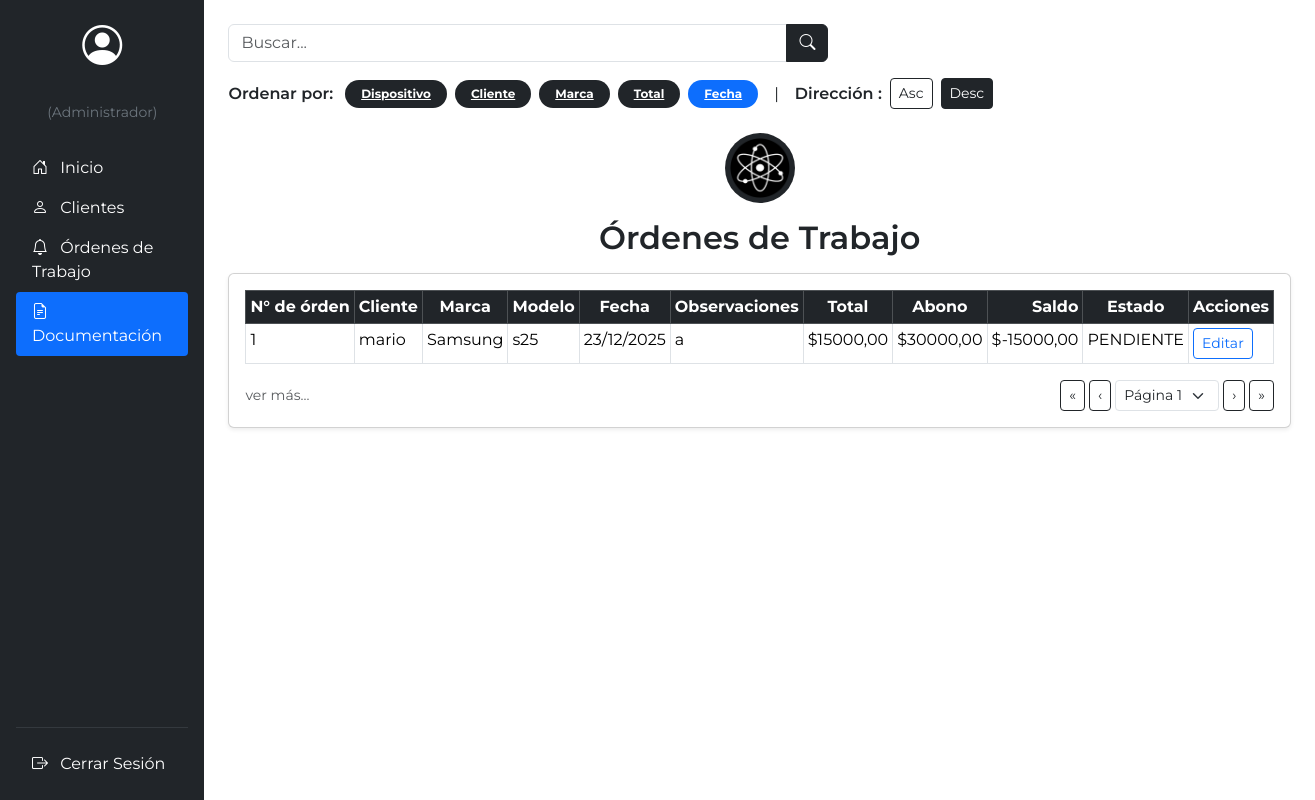
Page /documentacion/ on the committed database.
### mainApp/models.py (models this page shows, shortened)
class Orden_de_Trabajo(models.Model):
    numero_control = models.AutoField(primary_key=True)
    cliente = models.ForeignKey(Cliente, on_delete=models.PROTECT)
    usuario = models.ForeignKey('auth.User', on_delete=models.CASCADE)
    estado = models.ForeignKey(Estado, on_delete=models.CASCADE)
    modelo = models.ForeignKey(Modelo, on_delete=models.CASCADE)
    marca = models.ForeignKey(Marca, on_delete=models.CASCADE)
    total_pagar = models.DecimalField(max_digits=10, decimal_places=2)
    abono = models.DecimalField(max_digits=10, decimal_places=2, null=True, blank=True)
    fecha = models.DateField(default=timezone.now)
    observaciones = models.CharField(max_length=200, null=True, blank=True)
    @property
    def saldo(self):
        return self.total_pagar - (self.abono or 0)
    class Meta:
        ordering = ['-fecha']
        verbose_name = "Orden de Trabajo"
        verbose_name_plural = "Órdenes de Trabajo"

class Cliente(models.Model):
    nombre = models.CharField(max_length=100)
    rut = models.CharField(max_length=12, unique=True)
    telefono = models.CharField(max_length=20, unique=True)
    correo = models.EmailField(unique=True)
    class Meta:
        verbose_name = "Cliente"
        verbose_name_plural = "Clientes"

class Marca(models.Model):
    nombre_marca = models.CharField(max_length=20)
    img_marca = models.ImageField(upload_to="marcas", blank=True, null=True)
    def imagen_preview(self):
        if self.img_marca:
            return mark_safe(f'<img src="{self.img_marca.url}" width="80" height="auto" />')
        return "Sin imagen"
    imagen_preview.short_description = "Logo"
    class Meta:
        verbose_name = "Marca"
        verbose_name_plural = "Marcas"

class Modelo(models.Model):
    nombre_modelo = models.CharField(max_length=20, blank=False)
    class Meta:
        verbose_name = "Modelo"
        verbose_name_plural = "Modelos"

class Estado(models.Model):
    Estados = [
        ('PENDIENTE', 'Pendiente'),
        ('FINALIZADO', 'Finalizado'),
    ]
    tipo_estado = models.CharField(max_length=30, choices=Estados, default='PENDIENTE')
    class Meta:
        verbose_name = "Estado"
        verbose_name_plural = "Estados"

### mainApp/views.py (the view)
# urls.py: path('documentacion/', views.ordenes_historial, name='documentacion'),
def ordenes_historial(request):
    query = request.GET.get("q", "").strip()
    order = request.GET.get("order", "fecha")
    sort = request.GET.get("sort", "desc")
    ordenes = Orden_de_Trabajo.objects.all()
    if query:
        ordenes = ordenes.filter(
            Q(cliente__nombre__icontains=query) |
            Q(marca__nombre_marca__icontains=query) |
            Q(modelo__nombre_modelo__icontains=query)
        )
    mapping = {
        "numero": "numero_control",          # <-- NUEVO: para N° de órden
        "device": "numero_control",          # <-- NUEVO: si usas ?order=device en los chips
        "cliente": "cliente__nombre",
        "marca": "marca__nombre_marca",
        "total": "total_pagar",
        "fecha": "fecha",
    }
    campo = mapping.get(order, "fecha")
    if sort == "asc":
        ordenes = ordenes.order_by(campo)
    else:
        ordenes = ordenes.order_by("-" + campo)
    return render(request, "documentacion.html", {
        "ordenes": ordenes,
        "query": query,
        "order": order,
        "sort": sort,
    })

### templates/documentacion.html (shortened to what this page needs)
{% load static %}
<!DOCTYPE html>
<html lang="es">
<head>
    <link href="https://cdn.jsdelivr.net/npm/bootstrap@5.3.3/dist/css/bootstrap.min.css" rel="stylesheet">
    <link rel="stylesheet" href="https://cdn.jsdelivr.net/npm/bootstrap-icons@1.11.3/font/bootstrap-icons.css">
</head>
<body class="d-flex" style="min-height: 100vh; font-family: 'Montserrat', sans-serif;">
    <nav class="bg-dark text-white p-3 d-flex flex-column" style="width: 240px; min-height: 100vh;">
        <div class="text-center mb-4">
            <i class="bi bi-person-circle fs-1 mb-1"></i>
        <p class="mb-0">
            {{ request.user.username }}<br>
            <small class="text-secondary">
                {% if es_tecnico %}(Técnico){% else %}(Administrador){% endif %}
            </small>
        </p>
        </div>
        <ul class="nav nav-pills flex-column mb-auto">
            <li class="nav-item">
                <a href="{% url 'inicio' %}" class="nav-link text-white rounded-1">
                    <i class="bi bi-house-door me-2"></i> Inicio
                </a>
            </li>
            <li class="nav-item">
                <a href="{% url 'clientes' %}" class="nav-link text-white rounded-1">
                    <i class="bi bi-person me-2"></i> Clientes
                </a>
            </li>
            <li class="nav-item">
                <a href="{% url 'ordenes_trabajo' %}" class="nav-link text-white rounded-1">
                    <i class="bi bi-bell me-2"></i> Órdenes de Trabajo
                </a>
            </li>
            <li class="nav-item">
                <a href="{% url 'documentacion' %}" class="nav-link active rounded-1" aria-current="page">
                    <i class="bi bi-file-earmark-text me-2"></i> Documentación
                </a>
            </li>
        </ul>
        <hr class="border-secondary my-3">
        <ul class="nav nav-pills flex-column">
            <li class="nav-item">
                <a href="{% url 'login' %}" class="nav-link text-white rounded-1">
                    <i class="bi bi-box-arrow-right me-2"></i> Cerrar Sesión
                </a>
            </li>
        </ul>
    </nav>
    <main class="flex-grow-1 p-4">
        <section class="mb-4">
            <div class="mb-3" style="max-width: 600px;">
                <form method="GET" class="input-group">
                    <input
                        type="text"
                        class="form-control"
                        placeholder="Buscar..."
                        aria-label="Buscador"
                        name="q"
                        value="{{ q|default:'' }}"
                    >
                    <button class="btn btn-dark" type="submit">
                        <i class="bi bi-search"></i>
                    </button>
                </form>
            </div>
            <div class="d-flex flex-wrap align-items-center gap-2">
                <span class="fw-semibold me-1">Ordenar por:</span>
                <a href="?order=device&sort={{ sort|default:'desc' }}"
                class="badge rounded-pill px-3 py-2 {% if order == 'device' %}text-bg-primary{% else %}text-bg-dark{% endif %}">
                    Dispositivo
                </a>
                <a href="?order=cliente&sort={{ sort|default:'desc' }}"
                class="badge rounded-pill px-3 py-2 {% if order == 'cliente' %}text-bg-primary{% else %}text-bg-dark{% endif %}">
                    Cliente
                </a>
                <a href="?order=marca&sort={{ sort|default:'desc' }}"
                class="badge rounded-pill px-3 py-2 {% if order == 'marca' %}text-bg-primary{% else %}text-bg-dark{% endif %}">
                    Marca
                </a>
                <a href="?order=total&sort={{ sort|default:'desc' }}"
                class="badge rounded-pill px-3 py-2 {% if order == 'total' %}text-bg-primary{% else %}text-bg-dark{% endif %}">
                    Total
                </a>
                <a href="?order=fecha&sort={{ sort|default:'desc' }}"
                class="badge rounded-pill px-3 py-2 {% if order == 'fecha' or not order %}text-bg-primary{% else %}text-bg-dark{% endif %}">
                    Fecha
                </a>
                <span class="mx-2">|</span>
                <span class="fw-semibold">Dirección :</span>
                <a href="?order={{ order|default:'fecha' }}&sort=asc"
                class="btn btn-outline-dark btn-sm {% if sort == 'asc' %}active{% endif %}">
                    Asc
                </a>
                <a href="?order={{ order|default:'fecha' }}&sort=desc"
                class="btn btn-outline-dark btn-sm {% if sort == 'desc' or not sort %}active{% endif %}">
                    Desc
                </a>
            </div>
        </section>
        <section class="row g-4 align-items-start">
            <div class="col-12">
                <div class="text-center mb-3">
                    <div class="d-inline-flex align-items-center flex-column mb-2">
                        <div class="rounded-circle bg-dark d-flex align-items-center justify-content-center"
                                style="width: 70px; height: 70px; overflow: hidden;">
                            <img src="{% static 'images/Logo_ATOM.png' %}" alt="Logo Atom"
                                    style="width: 60px; height: 60px; object-fit: contain;">
                        </div>
                    </div>
                    <h2 class="mt-2 fw-semibold">Órdenes de Trabajo</h2>
                </div>
                <div class="card shadow-sm">
                    <div class="card-body p-3">
                        <div class="table-responsive">
                            <table class="table table-bordered table-sm mb-0">
                               <thead class="table-dark text-center align-middle">
                                    <tr>
                                        <th class="text-nowrap">N° de órden</th>
                                        <th>Cliente</th>
                                        <th>Marca</th>
                                        <th>Modelo</th>
                                        <th>Fecha</th>
                                        <th>Observaciones</th>
                                        <th>Total</th>
                                        <th>Abono</th>
                                        <th class="text-end">Saldo</th>
                                        <th>Estado</th>
                                        <th>Acciones</th>
                                    </tr>
                                </thead>
                                <tbody>
                                    {% for orden in ordenes %}
                                    <tr>
                                        <td>{{ forloop.counter }}</td>
                                        <td>{{ orden.cliente.nombre }}</td>
                                        <td>{{ orden.marca.nombre_marca }}</td>
                                        <td>{{ orden.modelo.nombre_modelo }}</td>
                                        <td>{{ orden.fecha|date:"d/m/Y" }}</td>
                                        <td style="white-space: pre-line;">{{ orden.observaciones }}</td>
                                        <td>${{ orden.total_pagar }}</td>
                                        <td class="text-end">
                                            {% if orden.abono %}
                                                ${{ orden.abono|floatformat:2 }}
                                            {% else %}
                                                $0,00
                                            {% endif %}
                                        </td>
                                        <td class="text-end">
                                            ${{ orden.saldo|floatformat:2 }}
                                        </td>
                                        <td>{{ orden.estado.tipo_estado }}</td>
                                        <td>
                                            <a href="{% url 'editar_ordenes' orden.pk %}"
                                               class="btn btn-outline-primary btn-sm">
                                                Editar
                                            </a>
                                        </td>
                                    </tr>
                                    {% endfor %}
                                </tbody>
                            </table>
                        </div>
                        <div class="d-flex justify-content-between align-items-center mt-3">
                            <span class="text-muted small">ver más...</span>
                            <div class="d-flex align-items-center gap-1">
                                <button class="btn btn-sm btn-outline-dark">&laquo;</button>
                                <button class="btn btn-sm btn-outline-dark">&lsaquo;</button>
                                <select class="form-select form-select-sm w-auto">
                                    <option>Página 1</option>
                                </select>
                                <button class="btn btn-sm btn-outline-dark">&rsaquo;</button>
                                <button class="btn btn-sm btn-outline-dark">&raquo;</button>
                            </div>
                        </div>
                    </div>
                </div>
            </div>
        </section>
    </main>
</body>
</html>

### rows in the picture
Orden_de_Trabajo: cliente.nombre "mario", marca.nombre_marca "Samsung", modelo.nombre_modelo "s25", fecha "23/12/2025", observaciones "a", total_pagar "15000,00", abono "30000,00", saldo "-15000,00", estado.tipo_estado "PENDIENTE"
